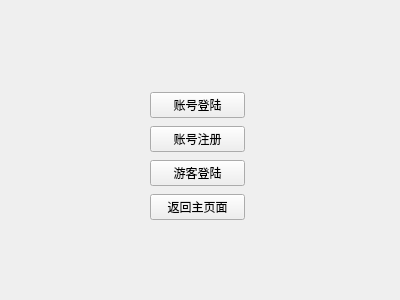
<?xml version="1.0" encoding="UTF-8"?>
<ui version="4.0">
 <class>LoginPage</class>
 <widget class="QWidget" name="LoginPage">
  <property name="geometry">
   <rect>
    <x>0</x>
    <y>0</y>
    <width>400</width>
    <height>300</height>
   </rect>
  </property>
  <property name="windowTitle">
   <string>Form</string>
  </property>
  <widget class="QWidget" name="">
   <property name="geometry">
    <rect>
     <x>150</x>
     <y>90</y>
     <width>95</width>
     <height>135</height>
    </rect>
   </property>
   <layout class="QVBoxLayout" name="verticalLayout">
    <item>
     <widget class="QPushButton" name="pushButton">
      <property name="text">
       <string>账号登陆</string>
      </property>
     </widget>
    </item>
    <item>
     <widget class="QPushButton" name="pushButton_2">
      <property name="text">
       <string>账号注册</string>
      </property>
     </widget>
    </item>
    <item>
     <widget class="QPushButton" name="pushButton_3">
      <property name="text">
       <string>游客登陆</string>
      </property>
     </widget>
    </item>
    <item>
     <widget class="QPushButton" name="pushButton_4">
      <property name="text">
       <string>返回主页面</string>
      </property>
     </widget>
    </item>
   </layout>
  </widget>
 </widget>
 <resources/>
 <connections/>
</ui>
